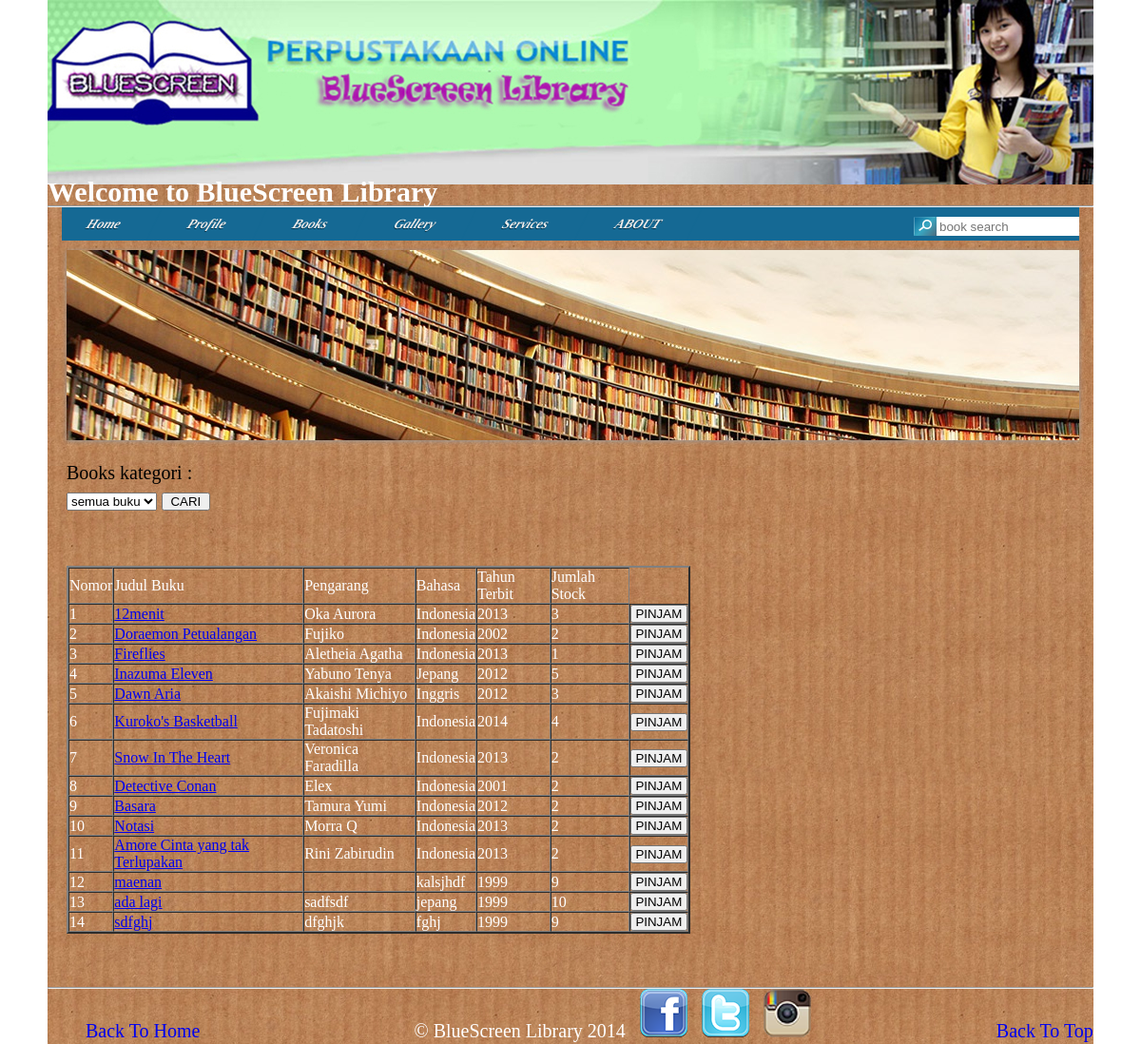
The page /books.php on the database as committed earlier.
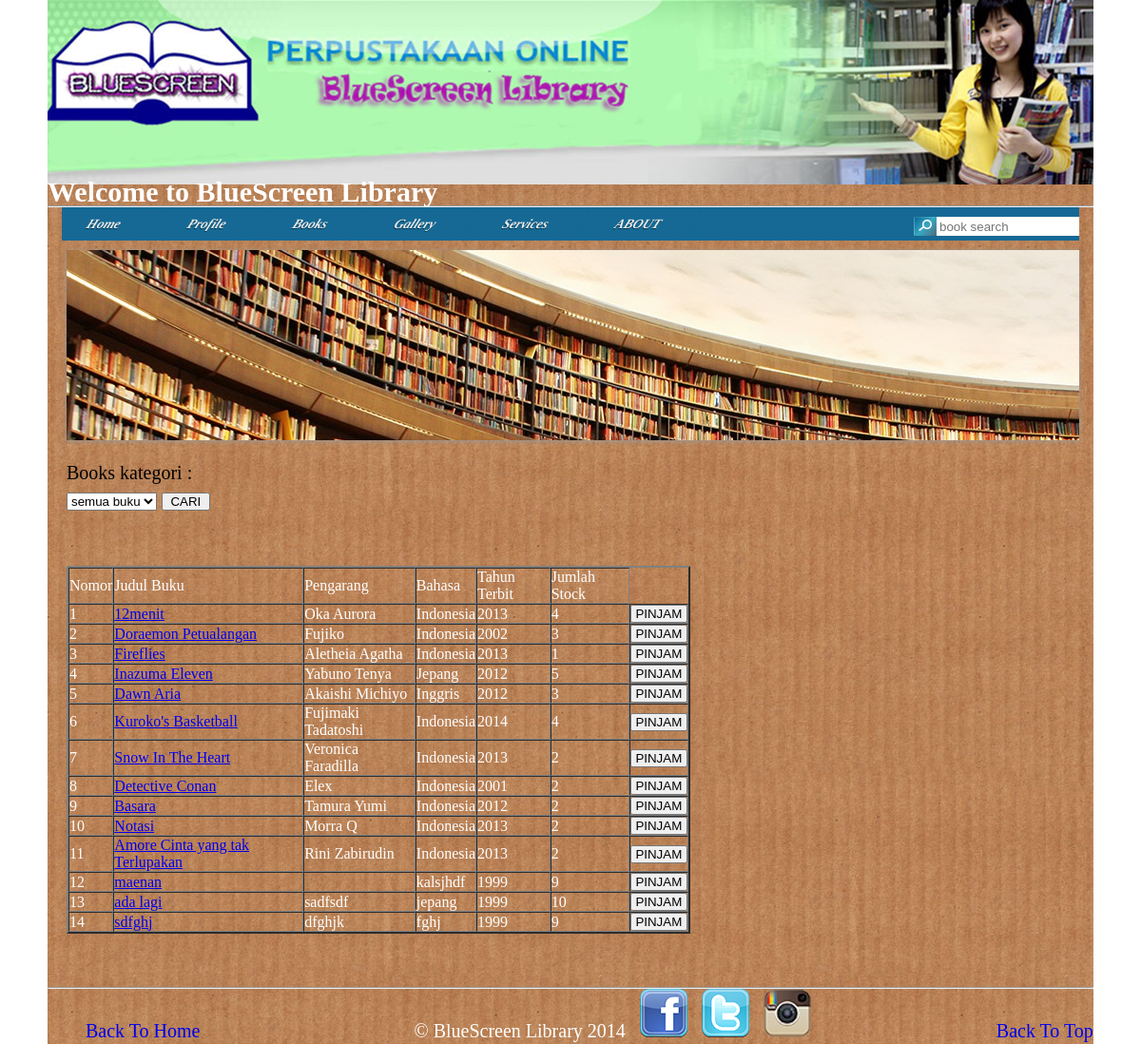
The same page on the database as committed later.
### tables this page shows
CREATE TABLE IF NOT EXISTS `menu` (
  `id_menu` int(11) NOT NULL AUTO_INCREMENT,
  `konten` varchar(50) NOT NULL,
  `isi` text NOT NULL,
  PRIMARY KEY (`id_menu`)
);

CREATE TABLE IF NOT EXISTS `buku` (
  `id_buku` int(11) NOT NULL AUTO_INCREMENT,
  `judul` varchar(50) NOT NULL,
  `pengarang` varchar(50) NOT NULL,
  `bahasa` varchar(50) NOT NULL,
  `tahun` varchar(5) NOT NULL,
  `stok` int(11) NOT NULL,
  `status` varchar(50) NOT NULL,
  `sinopsis` varchar(1000) NOT NULL,
  `gambar` text NOT NULL,
  PRIMARY KEY (`id_buku`)
);

### books.php (the view, shortened to what this page needs)
<?php
	include("header.php");
?>
Books kategori :
<form method="POST">
<select name="kategori">
	<option value=""> semua buku </option>
</select>
<input type="submit" name="cari" value="  CARI  " />
</form>
<br />
<?php
$sql = "SELECT * FROM buku WHERE 1=1 ";
	$hasil = mysqli_query($koneksi,$sql);
?>
<br />
	<table width="656" border="2" cellspacing="0" cellpadding="2" style="color:white;">
		<tr>
			<td>Nomor</td>
			<td>Judul Buku</td>
			<td>Pengarang</td>
			<td>Bahasa</td>
			<td>Tahun Terbit</td>
			<td>Jumlah Stock</td>
		</tr>
		<?php
			$i = 0;
			while ($buku = mysqli_fetch_row($hasil)){
			$i += 1;
		?>
		<tr>
			<td><?php echo $i; ?></td>
			<td>
				<a href="buku.php?id_buku=<?php echo $buku[0];?>"><?php echo $buku[1] ?> </a>
			</td>
			<td><?php echo $buku[2]; ?></td>
			<td><?php echo $buku[3]; ?></td>
			<td><?php echo $buku[4]; ?></td>
			<td><?php echo $buku[5]; ?></td>
				<td>
				<form method="POST" action="pinjam.php?id_buku=<?php echo $buku[0];?>">
					<input type="submit" name="tambah" value=" PINJAM " <?php if($buku[5]==0){ ?> disabled="true" <?php } ?> >
				</form>
				</td>
				<?php } ?>
		</tr>
	</table>
	</div>
	<br />
<?php
	include("footer.php");
?>

### header.php (shortened to what this page needs)
<?php
include("koneksi.php");
?>
<html>
<head>
	<link href="index.css" media="all" rel="stylesheet" type="text/css" />
</head>
<body>
	<div id="bungkus">
	<img src="gambar/banner.jpg"></img>
	<marquee><h2 style="margin-top: -6px;"><font color="white"> Welcome to BlueScreen Library </font></h2></marquee>
	<hr style="color: #4B7B9F;">
	<div id='cat-nav'>
		<ul class='fl' id='secnav'>
		<?php
			$sql="SELECT *FROM menu";
			$hasil=mysqli_query($koneksi,$sql);
			while($menu=mysqli_fetch_row($hasil)){ ?>
				<li><a href="konten.php?id_menu=<?php echo $menu[0]; ?>"> <?php echo $menu[1]; ?></a><li>
		<?php	}
		?>
		</ul>
	<form method="POST" action="search.php">
		<input type="text" name="cari" style="width:150px; border:0px solid; height:20px; padding:0px 3px; position:relative; float: right; margin-top: 10px;" placeholder="book search">
		<img src="gambar/searchbutton.gif" style="margin-top:10px; float: right;">
	</form>
	</div>
	<div class="konten">
	<div id="sliderFrame">
    <div id="slider">
    </div>
	</div>

### footer.php (shortened to what this page needs)
	<br />
	<hr style="color: #4B7B9F;">
	&nbsp &nbsp &nbsp &nbsp <a href="check_login.php" style="text-decoration: none;">Back To Home</a>
	<font color="white" >&copy; BlueScreen Library 2014</font>
	<a href="https://www.facebook.com/vdrico.blaze"><img src="gambar/fb.png" /></a> &nbsp
	<a href="https://twitter.com/V_drico"><img src="gambar/tw.png" /></a> &nbsp
	<a href="https://instagram.com/daniel_agusta"><img src="gambar/in.png" /></a> &nbsp
	<a href="#"style="text-decoration: none;">Back To Top</a>
	</div>
</body>
</html>

### index.css (style rules this page uses)
#bungkus { position: relative; margin: 0 auto; width: 1100px; background:transparent url(gambar/bgbody.jpg) repeat top left; }
.konten { margin-top: 20px; margin-left: 20px; width: 750px; }
* { margin:0; padding:0; }
body { font-family: Cambria, serif; font-size: 20px; font-style: normal; font-weight: normal; letter-spacing: normal; line-height: 1.4em; background:white; }
#cat-nav { background:#156994; margin:0 15px; padding:0; height:35px; }
#cat-nav a { color:#eee; text-decoration:none; text-shadow: #033148 0px 1px 0px; border-right:1px solid #156994; }
#secnav, #secnav ul { position:relative; z-index:100; margin:0; padding:0; list-style:none; line-height:1; background:#0d5e88; transform: skewX(-25deg); transform-origin: left top; }
#secnav a { font-family:Georgia, "Times New Roman", Times, serif; font-style:italic; font-weight:700; font-size:14px; display:block; z-index:100; padding:0 35px; line-height:35px; text-decoration:none; }
#secnav li { float:left; width: auto; height:35px; }
#cat-nav #secnav { width:100%;margin:0 auto; }
#sliderFrame { position:relative; width:1065px; height:200px; margin: 0 auto; padding-bottom: 10; top:-10px; }
#slider, #slider div.sliderInner { width:1065px; height:200px; }
#slider { background:#fff url('./uas1/js/loading.gif') no-repeat 50% 50%; position:relative; margin:0 auto; transform: translate3d(0,0,0); box-shadow: 0px 1px 5px #999999; }

Rows that differ between the two databases and show on the page:
changed buku "12menit": stok "3" → "4"
changed buku "Doraemon Petualangan": stok "2" → "3"
